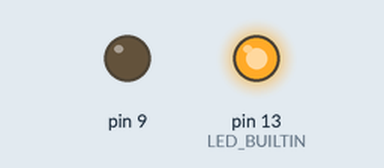
A sketch run on a simulated Arduino Uno, built with avr-gcc and run on an emulated ATmega328P. On the bench: output pins drawn as LEDs (lit = HIGH). At 0.0 s the program stops and its outputs stay as they are.

Above: at 0.1 s.
Timing chart, 0 to 1.5 s (numbered marks = the images above):
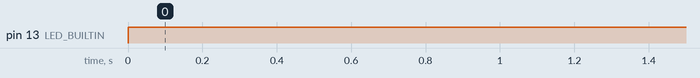

Measured:
- by itself, pin 13 (LED_BUILTIN): LOW → HIGH at 0.00 s

The sketch:

switch_test.ino
```cpp
void setup() {
  // put your setup code here, to run once:
  pinMode(LED_BUILTIN,OUTPUT);
  pinMode(9,OUTPUT);

  Serial.begin(9600);
}

void loop() {
  // put your main code here, to run repeatedly:
  bool val = digitalRead(9);


  while(val == LOW){
    digitalWrite(LED_BUILTIN,HIGH);
    val = digitalRead(9);
  }

  digitalWrite(LED_BUILTIN,LOW);

}
```
